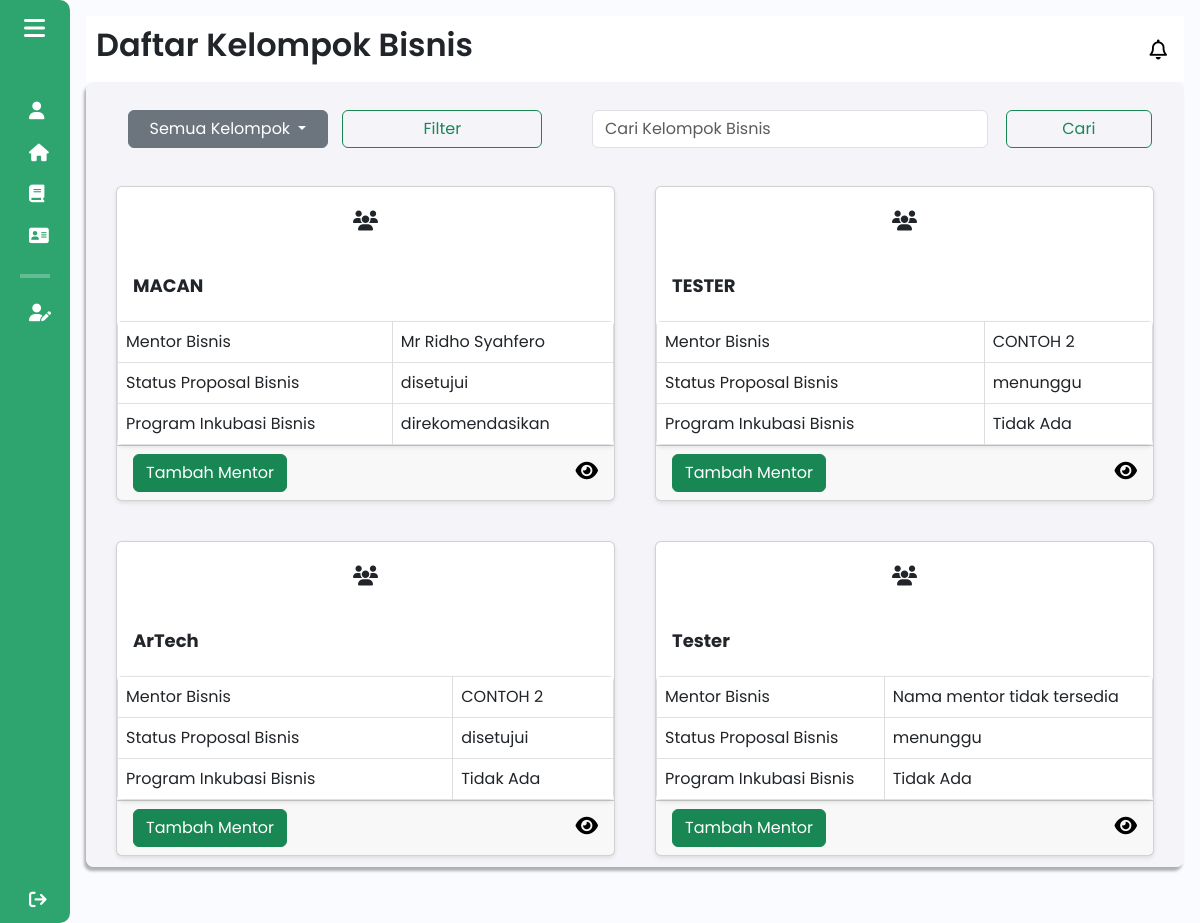
The page /components/pages/mentorbisnis/daftar_kelompok_bisnis_mentor.php (signed in) on the database as committed earlier.
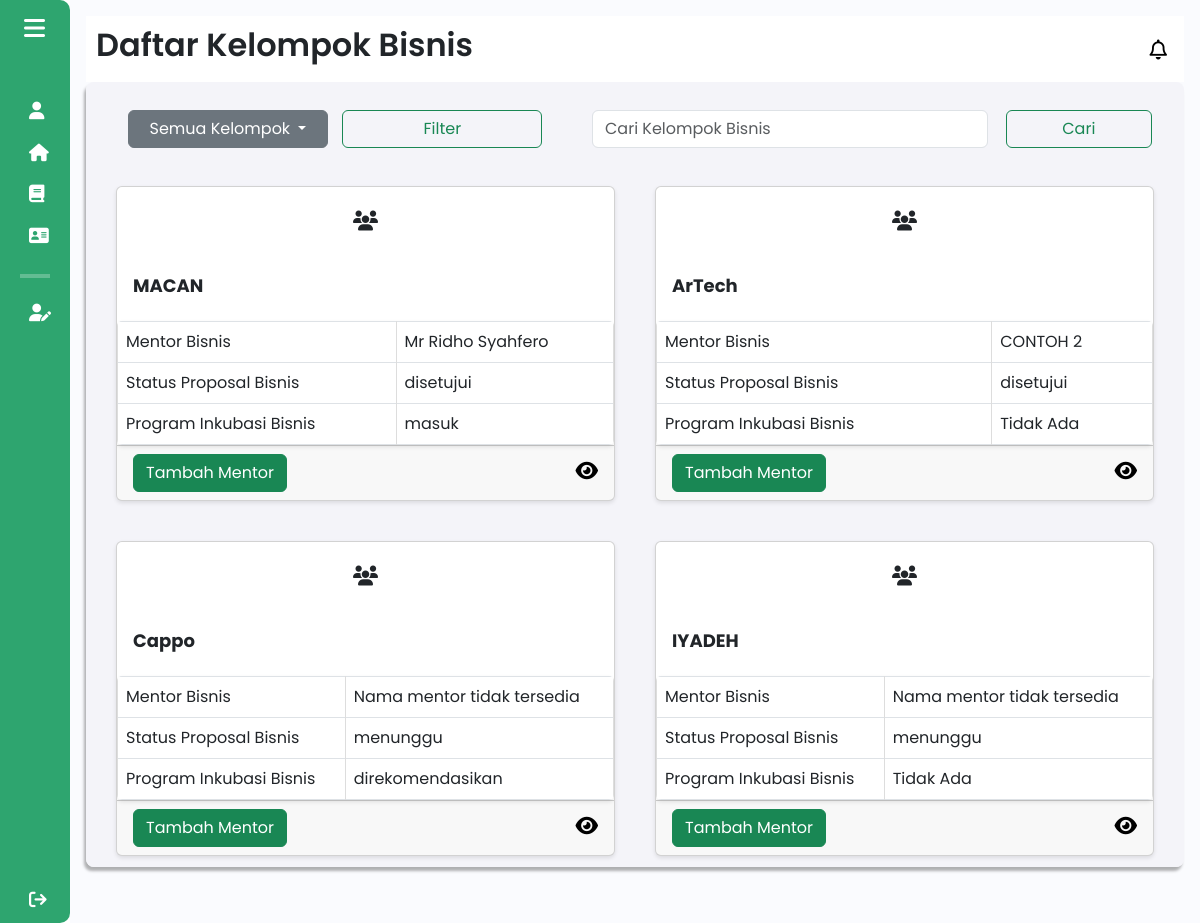
The same page on the database as committed later.
### tables this page shows
CREATE TABLE `kelompok_bisnis` (
  `id_kelompok` int(11) NOT NULL,
  `npm_ketua` varchar(20) DEFAULT NULL,
  `nama_kelompok` varchar(50) DEFAULT NULL,
  `nama_bisnis` varchar(50) DEFAULT NULL,
  `logo_bisnis` varchar(255) DEFAULT NULL,
  `tahun_akademik_id` int(11) DEFAULT NULL,
  `kategori_bisnis` varchar(255) DEFAULT NULL,
  `sdg` varchar(255) DEFAULT NULL,
  `ide_bisnis` varchar(255) DEFAULT NULL,
  `id_mentor` int(11) DEFAULT NULL,
  `status_inkubasi` enum('direkomendasikan','disetujui','ditolak','masuk','tidak masuk') DEFAULT NULL,
  `status_kelompok_bisnis` enum('aktif','tidak aktif') DEFAULT 'aktif'
);

CREATE TABLE `mentor` (
  `id` int(11) NOT NULL,
  `user_id` int(11) NOT NULL,
  `nama` varchar(100) NOT NULL,
  `nidn` varchar(15) NOT NULL,
  `email` varchar(100) DEFAULT NULL,
  `contact` varchar(15) DEFAULT NULL,
  `keahlian` varchar(100) DEFAULT NULL,
  `fakultas` varchar(100) DEFAULT NULL,
  `prodi` varchar(100) DEFAULT NULL,
  `foto_profile` varchar(255) DEFAULT NULL
);

### components/pages/mentorbisnis/daftar_kelompok_bisnis_mentor.php (the view, shortened to what this page needs)
<?php
include $_SERVER['DOCUMENT_ROOT'] . '/Aplikasi-Kewirausahaan/config/db_connection.php';
$user_id = $_SESSION['user_id'];
$user_role = $_SESSION['role'];
$search = isset($_GET['search']) ? $_GET['search'] : '';
$status_inkubasi = isset($_GET['status_inkubasi']) ? $_GET['status_inkubasi'] : 'semua';
if ($user_role === 'Tutor') {
    $sql = "
        SELECT * FROM kelompok_bisnis
        WHERE id_mentor = (SELECT id FROM mentor WHERE user_id = ?)
        AND nama_kelompok LIKE ?
    ";
    if ($status_inkubasi !== 'semua') {
        $sql .= " AND status_inkubasi = ?";
    }
} else {
    $sql = "SELECT * FROM kelompok_bisnis WHERE nama_kelompok LIKE ?";
}
$stmt = $conn->prepare($sql);
$search_param = "%" . $search . "%";
if ($status_inkubasi !== 'semua') {
    if ($user_role === 'Tutor') {
        $stmt->bind_param('sss', $user_id, $search_param, $status_inkubasi);
    } else {
        $stmt->bind_param('ss', $search_param, $status_inkubasi);
    }
} else {
    if ($user_role === 'Tutor') {
        $stmt->bind_param('ss', $user_id, $search_param);
    } else {
        $stmt->bind_param('s', $search_param);
    }
}
$stmt->execute();
$result = $stmt->get_result();
?>
<!DOCTYPE html>
<html lang="en">
<head>
    <link href="https://cdn.lineicons.com/4.0/lineicons.css" rel="stylesheet" />
    <link href="https://cdn.jsdelivr.net/npm/bootstrap@5.3.0-alpha3/dist/css/bootstrap.min.css" rel="stylesheet"
>
    <link rel="stylesheet" href="/Aplikasi-Kewirausahaan/assets/css/daftar_kelompok.css">
    <div class="toast-container position-fixed top-0 end-0 p-3" id="toast-container">
    </div>
</head>
<body>
    <div class="wrapper">
        <?php
        $activePage = 'daftar_kelompok_bisnis_mentor';
        include 'sidebar_mentor.php';
        ?>
        <div class="main p-3">
            <div class="main_header">
                <?php
                $pageTitle = "Daftar Kelompok Bisnis";
                include 'header_mentor.php';
                ?>
            </div>
            <div class="main_wrapper">
                <div class="nav_main_wrapper">
                    <nav class="navbar navbar-expand-lg">
                        <div class="container-fluid">
                        <form method="GET" action="daftar_kelompok_bisnis_mentor.php">
                            <div class="dropdown">
                                <button class="btn btn-secondary dropdown-toggle text-white" type="button"
                                        id="dropdownMenuButton" data-bs-toggle="dropdown" aria-expanded="false">
                                    <span id="selectedStatus">Semua Kelompok</span>
                                </button>
                                <button class="btn btn-outline-success" type="submit">Filter</button>
                            </div>
                        </form>
                            <form action="" method="get">
                                <div class="input-group">
                                    <div class="d-flex" role="search">
                                        <input type="text" class="form-control me-2" placeholder="Cari Kelompok Bisnis" name="search" aria-label="Search" value="<?= htmlspecialchars($search); ?>">
                                        <button class="btn btn-outline-success" type="submit">Cari</button>
                                    </div>
                                </div>
                            </form>
                        </div>
                    </nav>
                </div>
                <?php
                if ($result->num_rows > 0) {
                    while ($row = $result->fetch_assoc()) {
                        $id_kelompok = $row['id_kelompok'];
                        $id_mentor = $row['id_mentor'];
                        $mentorQuery = "
                            SELECT m.nama AS nama_mentor
                            FROM mentor m
                            WHERE m.id = ? LIMIT 1";
                        $mentorStmt = $conn->prepare($mentorQuery);
                        $mentorStmt->bind_param("i", $id_mentor);
                        $mentorStmt->execute();
                        $mentorResult = $mentorStmt->get_result();
                        $mentor = $mentorResult->fetch_assoc();
                        $namaMentor = $mentor['nama_mentor'] ?? 'Nama mentor tidak tersedia';
                        $sql = "SELECT status FROM proposal_bisnis WHERE kelompok_id = ?";
                        $stmt = $conn->prepare($sql);
                        $stmt->bind_param("i", $id_kelompok);
                        $stmt->execute();
                        $proposalResult = $stmt->get_result();
                        $status_proposal = 'menunggu';
                        $status_approved = false;
                        $status_rejected = false;
                        while ($proposalRow = $proposalResult->fetch_assoc()) {
                            if ($proposalRow['status'] == 'disetujui') {
                                $status_approved = true;
                                break;
                            } elseif ($proposalRow['status'] == 'ditolak') {
                                $status_rejected = true;
                                $status_color = '#dc3545';
                            }
                        }
                        if ($status_approved) {
                            $status_proposal = 'disetujui';
                        } elseif ($status_rejected) {
                            $status_proposal = 'ditolak';
                        }
                        echo '
                        <div class="card" style="width: 45%; margin: 10px;">
                            <div class="card-icon text-center py-4">
                                <i class="fa-solid fa-users"></i>
                            </div>
                            <div class="card-body m-0">
                                <h5 class="card-title">' . htmlspecialchars($row['nama_kelompok']) . '</h5>
                            </div>
                            <table class="table table-bordered m-0 styled-table">
                                <tbody>
                                    <tr>
                                        <td>Mentor Bisnis</td>
                                        <td>' . ($namaMentor) . '</td>
                                    </tr>
                                    <tr>
                                        <td>Status Proposal Bisnis</td>
                                        <td> ' . ($status_proposal) . '</td>
                                    </tr>
                                    <tr>
                                        <td>Program Inkubasi Bisnis</td>
                                        <td>'.htmlspecialchars($row['status_inkubasi'] ?? 'Tidak Ada').'</td>
                                    </tr>
                                </tbody>
                            </table>
                            <div class="card-footer">';
                        if ($_SESSION['role'] == 'Dosen Pengampu') {
                            echo '<button class="btn btn-success" data-bs-toggle="modal" data-bs-target="#mentorModal' . $id_kelompok . '">Tambah Mentor</button>';
                        }
                        echo '<a href="detail_kelompok.php?id_kelompok=' . $id_kelompok . '">
                                <i class="fa-solid fa-eye detail-icon" data-bs-toggle="tooltip" data-bs-custom-class="custom-tooltip" data-bs-title="Lihat Kelompok Bisnis"></i>
                            </a>';
                        echo '</div>';
                        echo '</div>';
                    }
                }
                ?>
            </div>
        </div>
    </div>
</body>
</html>

### components/pages/mentorbisnis/sidebar_mentor.php (shortened to what this page needs)
<!DOCTYPE html>
<html lang="en">
<head>
    <link href="https://cdn.lineicons.com/4.0/lineicons.css" rel="stylesheet" />
    <link href="https://cdn.jsdelivr.net/npm/bootstrap@5.3.0-alpha3/dist/css/bootstrap.min.css" rel="stylesheet"
>
        <link rel="stylesheet" href="/Aplikasi-Kewirausahaan/assets/css/sidebar.css">
</head>
<body>
    <div class="wrapper">
        <aside id="sidebar">
            <div class="d-flex">
                <button class="toggle-btn" type="button">
                    <i class="fa-solid fa-bars"></i>
                </button>
            </div>
            <ul class="sidebar-nav">
                <li class="sidebar-item <?php echo ($activePage == 'profil_mentor') ? 'active' : ''; ?>">
                    <a href="profil_mentor.php" class="sidebar-link">
                        <i class="fa-solid fa-user"></i>
                    </a>
                </li>
                <li class="sidebar-item <?php echo ($activePage == 'pagementor') ? 'active' : ''; ?>">
                    <a href="pagementor.php" class="sidebar-link">
                        <i class="fa-solid fa-house"></i>
                    </a>
                </li>
                <li class="sidebar-item <?php echo ($activePage == 'materikewirausahaan_mentor') ? 'active' : ''; ?>">
                    <a href="materikewirausahaan_mentor.php" class="sidebar-link">
                        <i class="fa-solid fa-book"></i>
                    </a>
                </li>
                <li class="sidebar-item <?php echo ($activePage == 'daftar_mentor_mentor') ? 'active' : ''; ?>">
                    <a href="daftar_mentor_mentor.php" class="sidebar-link">
                        <i class="fa-solid fa-address-card"></i>
                    </a>
                </li>
                <hr>
                <li class="sidebar-item">
                    <a href="#" class="sidebar-link collapsed has-dropdown" data-bs-toggle="collapse"
                    data-bs-target="#kelola_bisnis_kelompok" aria-expanded="false" aria-controls="kelola_bisnis_kelompok">
                        <i class="fa-solid fa-user-pen"></i>
                    </a>
                </li>
                <li class="sidebar-item sign-out">
                    <a href="/Aplikasi-Kewirausahaan/components/pages/startdashboard/dashboardawal.php" class="sidebar-link">
                        <i class="fa-solid fa-sign-out"></i>
                    </a>
                </li>
            </ul>
        </aside>
    </div>
</body>
</html>

### components/pages/mentorbisnis/header_mentor.php (shortened to what this page needs)
<!DOCTYPE html>
<html lang="en">
<head>
    <link href="https://cdn.lineicons.com/4.0/lineicons.css" rel="stylesheet" />
    <link href="https://cdn.jsdelivr.net/npm/bootstrap@5.3.0-alpha3/dist/css/bootstrap.min.css" rel="stylesheet"
>
    <link rel="stylesheet" href="/Aplikasi-Kewirausahaan/assets/css/header.css">
</head>
<body>
    <div class="wrapper">
        <div class="main_header">
            <h1 class="halaman"><?php echo $pageTitle ?? 'Halaman'; ?></h1>
            <a href="javascript:void(0)" class="notification" id="notificationButton">
                <i class="fa-regular fa-bell"></i>
            </a>
        </div>
    </div>
</body>
</html>

### assets/css/daftar_kelompok.css (style rules this page uses)
body { margin: 0; font-family: "Poppins", sans-serif; background-color: #f4f4f9; }
.main { padding: 20px; }
.main_wrapper { display: flex; flex-wrap: wrap; justify-content: space-between; gap: 20px; padding: 30px; background-color: #f4f4f9; border-radius: 8px; box-shadow: 0 4px 6px rgba(0, 0, 0, 0.1); }
.nav_main_wrapper { display: block; width: 100%; }
.card { flex: 1 1 calc(45% - 20px); box-sizing: border-box; transition: transform 0.2s, color 0.2s; height: 320px; max-width: 49%; margin: 10px; min-width: 280px; background-color: #fff; border-radius: 8px; overflow: hidden; box-shadow: 0 2px 4px rgba(0, 0, 0, 0.1); }
.card h5 { font-weight: bold; font-size: 18px; }
.card-footer { display: flex; justify-content: flex-end; }
.card-footer a { font-size: 16px; color: black; text-decoration: none; }
.card-icon i, .card-footer .detail-icon { font-size: 20px; cursor: pointer; transition: transform 0.2s, color 0.2s; }
.styled-table { width: 100%; margin: 20px 0; border-collapse: collapse; background-color: #fff; border-radius: 5px; overflow: hidden; box-shadow: 0 2px 4px rgba(0, 0, 0, 0.1); }
.styled-table td { padding: 10px 15px; border: 1px solid #ddd; background-color: #fefefe; vertical-align: middle; }
.nav_main_wrapper .btn { width: 200px; text-align: center; margin-left: 10px; }

### assets/css/sidebar.css (style rules this page uses)
a { text-decoration: none; }
li { list-style: none; }
h1 { font-weight: 600; font-size: 1.5rem; }
body { font-family: "Poppins", sans-serif; }
.wrapper { display: flex; }
.main { min-height: 100vh; width: 100%; overflow: hidden; transition: all 0.35s ease-in-out; background-color: #fafbfe; }
#sidebar { width: 70px; min-width: 70px; z-index: 1000; transition: all 0.25s ease-in-out; background-color: #2ea56f; display: flex; flex-direction: column; border-top-right-radius: 10px; border-bottom-right-radius: 10px; }
.toggle-btn, .toggle-btn2 { background-color: transparent; cursor: pointer; border: 0; padding: 1rem 1.5rem; }
.toggle-btn i, .toggle-btn2 i { font-size: 1.5rem; color: #fff; }
.sidebar-nav { padding: 2rem 0; flex: 1 1 auto; }
a.sidebar-link { padding: 0.625rem 1.625rem; color: #fff; display: block; font-size: 0.9rem; white-space: nowrap; border-left: 3px solid transparent; }
.sidebar-link i { font-size: 1.1rem; margin-right: 0.75rem; }
.sidebar-item { position: relative; }
.sign-out { position: fixed; bottom: 0; left: 0; }
.sidebar-nav hr { border: 2px solid white; margin-right: 20px; margin-left: 20px; }
.main_wrapper { width: 100%; height: 85vh; background-color: #f4f4f9; box-shadow: -2px 4px 3px rgba(0, 0, 0, 0.3); margin: 0; padding: 20px; overflow-y: auto; border-radius: 8px; }

### assets/css/header.css (style rules this page uses)
a { text-decoration: none; }
li { list-style: none; }
h1 { font-weight: 600; font-size: 1.5rem; }
body { font-family: "Poppins", sans-serif; }
.main_header { display: flex; justify-content: space-between; align-items: center; padding: 5px; background-color: #fff; min-height: 50px; }
.main_header h1 { font-size: xx-large; }
.notification { position: fixed; top: 10px; right: 10px; text-decoration: none; color: #000000; margin-top: 30px; margin-right: 15px; border-radius: 5px; font-size: 16px; display: flex; align-items: center; }
.notification i { margin-right: 8px; font-size: 20px; }

### components/pages/mentorbisnis/daftar_kelompok_bisnis_mentor.php (style rules this page uses)
.card-footer { display: flex; align-items: center; justify-content: space-between; }

Rows that differ between the two databases and show on the page:
removed kelompok_bisnis: nama_kelompok "TESTER", id_mentor.nama "CONTOH 2", status_proposal "menunggu", status_inkubasi "Tidak Ada"
changed kelompok_bisnis "MACAN": status_inkubasi "direkomendasikan" → "masuk"
changed kelompok_bisnis: nama_kelompok "Tester" → "Cappo"; status_inkubasi "Tidak Ada" → "direkomendasikan"
added kelompok_bisnis: nama_kelompok "IYADEH", namaMentor "Nama mentor tidak tersedia", status_proposal "menunggu", status_inkubasi "Tidak Ada"
